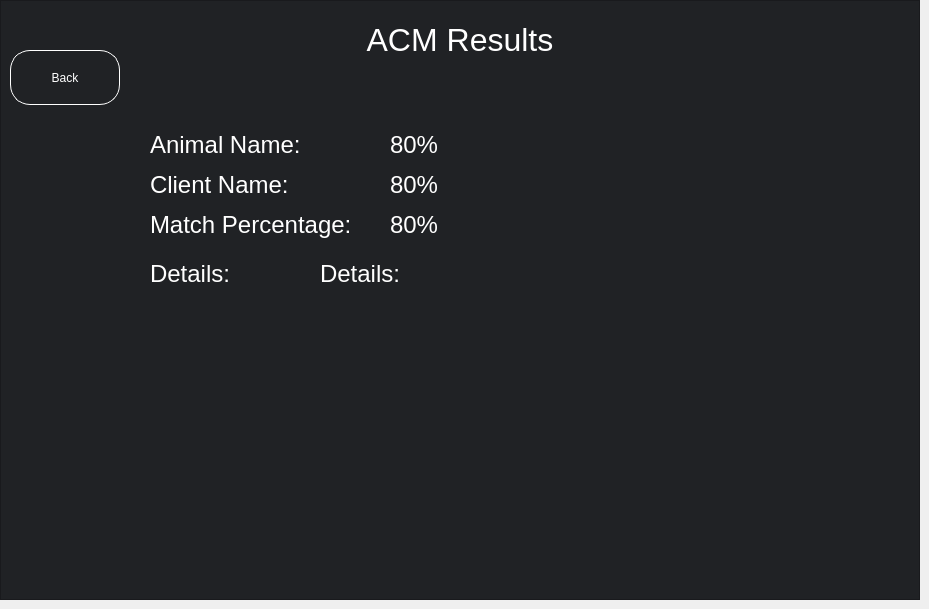
    <widget class="QWidget" name="page_10">
     <widget class="QFrame" name="ACM_detail">
      <property name="geometry">
       <rect>
        <x>0</x>
        <y>0</y>
        <width>920</width>
        <height>600</height>
       </rect>
      </property>
      <property name="styleSheet">
       <string notr="true">color: rgb(255,255,255);
background-color: rgb(32,34,37);</string>
      </property>
      <property name="frameShape">
       <enum>QFrame::StyledPanel</enum>
      </property>
      <property name="frameShadow">
       <enum>QFrame::Raised</enum>
      </property>
      <widget class="QLabel" name="staff_title_5">
       <property name="geometry">
        <rect>
         <x>260</x>
         <y>9</y>
         <width>400</width>
         <height>61</height>
        </rect>
       </property>
       <property name="font">
        <font>
         <pointsize>24</pointsize>
        </font>
       </property>
       <property name="text">
        <string>ACM Results</string>
       </property>
       <property name="alignment">
        <set>Qt::AlignCenter</set>
       </property>
      </widget>
      <widget class="QPushButton" name="back_button">
       <property name="geometry">
        <rect>
         <x>10</x>
         <y>50</y>
         <width>110</width>
         <height>55</height>
        </rect>
       </property>
       <property name="cursor">
        <cursorShape>PointingHandCursor</cursorShape>
       </property>
       <property name="styleSheet">
        <string notr="true">background-color: rbg(54,57,65);
border-radius: 20px;
border: 1px solid white;
color: rgb(255,255,255);</string>
       </property>
       <property name="text">
        <string>Back</string>
       </property>
      </widget>
      <widget class="QLabel" name="label">
       <property name="geometry">
        <rect>
         <x>150</x>
         <y>130</y>
         <width>181</width>
         <height>30</height>
        </rect>
       </property>
       <property name="font">
        <font>
         <pointsize>18</pointsize>
        </font>
       </property>
       <property name="text">
        <string>Animal Name:</string>
       </property>
      </widget>
      <widget class="QLabel" name="label_2">
       <property name="geometry">
        <rect>
         <x>150</x>
         <y>170</y>
         <width>171</width>
         <height>30</height>
        </rect>
       </property>
       <property name="font">
        <font>
         <pointsize>18</pointsize>
        </font>
       </property>
       <property name="text">
        <string>Client Name:</string>
       </property>
      </widget>
      <widget class="QLabel" name="label_3">
       <property name="geometry">
        <rect>
         <x>150</x>
         <y>210</y>
         <width>231</width>
         <height>30</height>
        </rect>
       </property>
       <property name="font">
        <font>
         <pointsize>18</pointsize>
        </font>
       </property>
       <property name="text">
        <string>Match Percentage:</string>
       </property>
      </widget>
      <widget class="QLabel" name="label_4">
       <property name="geometry">
        <rect>
         <x>150</x>
         <y>260</y>
         <width>150</width>
         <height>30</height>
        </rect>
       </property>
       <property name="font">
        <font>
         <pointsize>18</pointsize>
        </font>
       </property>
       <property name="text">
        <string>Details:</string>
       </property>
       <property name="alignment">
        <set>Qt::AlignLeading|Qt::AlignLeft|Qt::AlignTop</set>
       </property>
      </widget>
      <widget class="QLabel" name="detailsInput">
       <property name="geometry">
        <rect>
         <x>320</x>
         <y>260</y>
         <width>561</width>
         <height>301</height>
        </rect>
       </property>
       <property name="font">
        <font>
         <pointsize>18</pointsize>
        </font>
       </property>
       <property name="layoutDirection">
        <enum>Qt::LeftToRight</enum>
       </property>
       <property name="text">
        <string>Details:</string>
       </property>
       <property name="alignment">
        <set>Qt::AlignLeading|Qt::AlignLeft|Qt::AlignTop</set>
       </property>
      </widget>
      <widget class="QLabel" name="match_percentage">
       <property name="geometry">
        <rect>
         <x>390</x>
         <y>210</y>
         <width>141</width>
         <height>30</height>
        </rect>
       </property>
       <property name="font">
        <font>
         <pointsize>18</pointsize>
        </font>
       </property>
       <property name="text">
        <string>80%</string>
       </property>
      </widget>
      <widget class="QLabel" name="client_name">
       <property name="geometry">
        <rect>
         <x>390</x>
         <y>170</y>
         <width>491</width>
         <height>30</height>
        </rect>
       </property>
       <property name="font">
        <font>
         <pointsize>18</pointsize>
        </font>
       </property>
       <property name="text">
        <string>80%</string>
       </property>
      </widget>
      <widget class="QLabel" name="animal_name">
       <property name="geometry">
        <rect>
         <x>390</x>
         <y>130</y>
         <width>251</width>
         <height>30</height>
        </rect>
       </property>
       <property name="font">
        <font>
         <pointsize>18</pointsize>
        </font>
       </property>
       <property name="text">
        <string>80%</string>
       </property>
      </widget>
     </widget>
    </widget>
